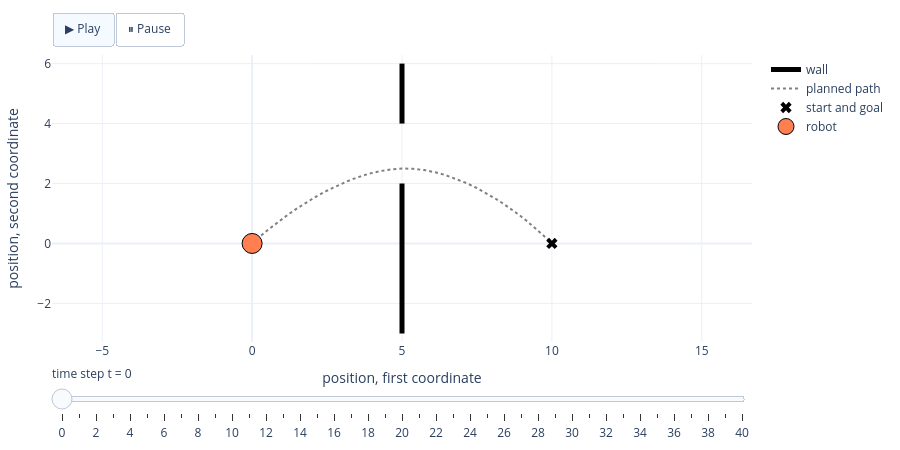
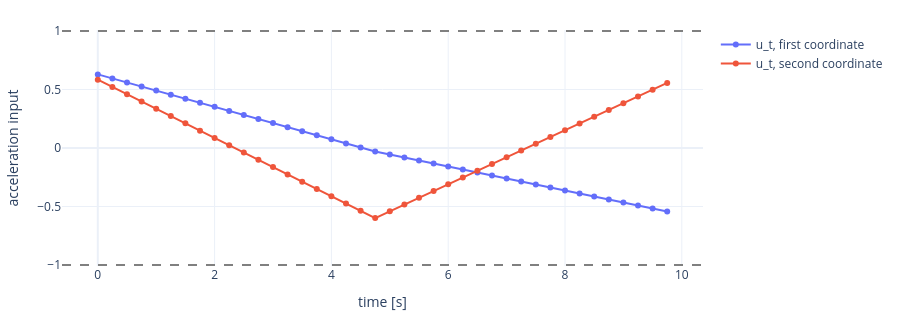

The notebook cell saved with these charts, in order:
### Markdown cell above
Run the next cell and press **▶ Play**.

### Code cell
# --- Watch the robot move ---
status = getattr(problem, "status", None)
assert status in ("optimal", "optimal_inaccurate"), f"Nothing to animate: problem status is {status}."
P = p.value
wall = dict(color="black", width=5)
door_lo, door_hi = gate_y[0] - 0.5, gate_y[1] + 0.5   # physical doorway, wider than the gate constraint
y_top = max(6.0, door_hi + 1.0)

fig = go.Figure(
    data=[go.Scatter(x=[gate_x, gate_x], y=[-3, door_lo], mode="lines", line=wall, name="wall"),
          go.Scatter(x=[gate_x, gate_x], y=[door_hi, y_top], mode="lines", line=wall, showlegend=False),
          go.Scatter(x=P[0], y=P[1], mode="lines", line=dict(color="gray", dash="dot"), name="planned path"),
          go.Scatter(x=[p_start[0], p_goal[0]], y=[p_start[1], p_goal[1]], mode="markers",
                     marker=dict(symbol="x", size=10, color="black"), name="start and goal"),
          go.Scatter(x=[P[0, 0]], y=[P[1, 0]], mode="markers", name="robot",
                     marker=dict(size=20, color="coral", line=dict(width=1, color="black")))],
    frames=[go.Frame(data=[go.Scatter(x=[P[0, t]], y=[P[1, t]])], traces=[4], name=str(t))
            for t in range(N + 1)],
)
fig.update_layout(
    height=450, xaxis=dict(range=[-1, 11], title="position, first coordinate"),
    yaxis=dict(range=[-3, y_top], title="position, second coordinate", scaleanchor="x", scaleratio=1),
    updatemenus=[dict(type="buttons", x=0, y=1.15, xanchor="left", direction="right", buttons=[
        dict(label="▶ Play", method="animate",
             args=[None, dict(frame=dict(duration=1000 * dt, redraw=False), fromcurrent=True,
                              transition=dict(duration=0))]),
        dict(label="⏸ Pause", method="animate",
             args=[[None], dict(frame=dict(duration=0, redraw=False), mode="immediate")])])],
    sliders=[dict(currentvalue=dict(prefix="time step t = "), steps=[
        dict(label=str(t), method="animate",
             args=[[str(t)], dict(frame=dict(duration=0, redraw=False), mode="immediate")])
        for t in range(N + 1)])],
)
fig.show()

# --- Inputs over time ---
time = dt * np.arange(N)
fig_u = go.Figure()
fig_u.add_trace(go.Scatter(x=time, y=u.value[0], mode="lines+markers", name="u_t, first coordinate"))
fig_u.add_trace(go.Scatter(x=time, y=u.value[1], mode="lines+markers", name="u_t, second coordinate"))
for s in (1, -1):
    fig_u.add_hline(y=s * u_max, line_dash="dash", line_color="gray")
fig_u.update_layout(height=320, xaxis_title="time [s]", yaxis_title="acceleration input")
fig_u.show()

### Figure 1 — Plotly figure (JSON) as saved in the notebook; plotly's stock layout.template omitted (floating-point values rounded to 4 significant figures)
{"data": [{"line": {"color": "black", "width": 5}, "mode": "lines", "name": "wall", "type": "scatter", "x": [5, 5], "y": [-3, 2]}, {"line": {"color": "black", "width": 5}, "mode": "lines", "showlegend": false, "type": "scatter", "x": [5, 5], "y": [4, 6]}, {"line": {"color": "gray", "dash": "dot"}, "mode": "lines", "name": "planned path", "type": "scatter", "x": [1.731e-16, 4.363e-16, 0.03933, 0.1158, 0.2273, 0.3716, 0.5465, 0.75, 0.9797, 1.234, 1.509, 1.805, 2.118, 2.447, 2.789, 3.143, 3.505, 3.874, 4.247, 4.624, 5.0, 5.375, 5.746, 6.112, 6.471, 6.822, 7.163, 7.493, 7.809, 8.111, 8.396, 8.664, 8.912, 9.139, 9.343, 9.522, 9.676, 9.803, 9.9, 9.966, 10.0], "y": [4.135e-09, 1.096e-08, 0.03652, 0.1057, 0.2035, 0.3262, 0.4699, 0.6306, 0.8045, 0.9876, 1.176, 1.366, 1.554, 1.735, 1.906, 2.063, 2.202, 2.319, 2.41, 2.472, 2.5, 2.491, 2.447, 2.374, 2.274, 2.151, 2.008, 1.85, 1.68, 1.501, 1.317, 1.132, 0.9486, 0.7715, 0.6039, 0.4494, 0.3117, 0.1942, 0.1007, 0.03478, 3.834e-09]}, {"marker": {"color": "black", "size": 10, "symbol": "x"}, "mode": "markers", "name": "start and goal", "type": "scatter", "x": [0, 10], "y": [0, 0]}, {"marker": {"color": "coral", "line": {"color": "black", "width": 1}, "size": 20}, "mode": "markers", "name": "robot", "type": "scatter", "x": [1.731e-16], "y": [4.135e-09]}], "layout": {"height": 450, "sliders": [{"currentvalue": {"prefix": "time step t = "}, "steps": [{"args": [["0"], {"frame": {"duration": 0, "redraw": false}, "mode": "immediate"}], "label": "0", "method": "animate"}, {"args": [["1"], {"frame": {"duration": 0, "redraw": false}, "mode": "immediate"}], "label": "1", "method": "animate"}, {"args": [["2"], {"frame": {"duration": 0, "redraw": false}, "mode": "immediate"}], "label": "2", "method": "animate"}, {"args": [["3"], {"frame": {"duration": 0, "redraw": false}, "mode": "immediate"}], "label": "3", "method": "animate"}, {"args": [["4"], {"frame": {"duration": 0, "redraw": false}, "mode": "immediate"}], "label": "4", "method": "animate"}, {"args": [["5"], {"frame": {"duration": 0, "redraw": false}, "mode": "immediate"}], "label": "5", "method": "animate"}, {"args": [["6"], {"frame": {"duration": 0, "redraw": false}, "mode": "immediate"}], "label": "6", "method": "animate"}, {"args": [["7"], {"frame": {"duration": 0, "redraw": false}, "mode": "immediate"}], "label": "7", "method": "animate"}, {"args": [["8"], {"frame": {"duration": 0, "redraw": false}, "mode": "immediate"}], "label": "8", "method": "animate"}, {"args": [["9"], {"frame": {"duration": 0, "redraw": false}, "mode": "immediate"}], "label": "9", "method": "animate"}, {"args": [["10"], {"frame": {"duration": 0, "redraw": false}, "mode": "immediate"}], "label": "10", "method": "animate"}, {"args": [["11"], {"frame": {"duration": 0, "redraw": false}, "mode": "immediate"}], "label": "11", "method": "animate"}, {"args": [["12"], {"frame": {"duration": 0, "redraw": false}, "mode": "immediate"}], "label": "12", "method": "animate"}, {"args": [["13"], {"frame": {"duration": 0, "redraw": false}, "mode": "immediate"}], "label": "13", "method": "animate"}, {"args": [["14"], {"frame": {"duration": 0, "redraw": false}, "mode": "immediate"}], "label": "14", "method": "animate"}, {"args": [["15"], {"frame": {"duration": 0, "redraw": false}, "mode": "immediate"}], "label": "15", "method": "animate"}, {"args": [["16"], {"frame": {"duration": 0, "redraw": false}, "mode": "immediate"}], "label": "16", "method": "animate"}, {"args": [["17"], {"frame": {"duration": 0, "redraw": false}, "mode": "immediate"}], "label": "17", "method": "animate"}, {"args": [["18"], {"frame": {"duration": 0, "redraw": false}, "mode": "immediate"}], "label": "18", "method": "animate"}, {"args": [["19"], {"frame": {"duration": 0, "redraw": false}, "mode": "immediate"}], "label": "19", "method": "animate"}, {"args": [["20"], {"frame": {"duration": 0, "redraw": false}, "mode": "immediate"}], "label": "20", "method": "animate"}, {"args": [["21"], {"frame": {"duration": 0, "redraw": false}, "mode": "immediate"}], "label": "21", "method": "animate"}, {"args": [["22"], {"frame": {"duration": 0, "redraw": false}, "mode": "immediate"}], "label": "22", "method": "animate"}, {"args": [["23"], {"frame": {"duration": 0, "redraw": false}, "mode": "immediate"}], "label": "23", "method": "animate"}, {"args": [["24"], {"frame": {"duration": 0, "redraw": false}, "mode": "immediate"}], "label": "24", "method": "animate"}, {"args": [["25"], {"frame": {"duration": 0, "redraw": false}, "mode": "immediate"}], "label": "25", "method": "animate"}, {"args": [["26"], {"frame": {"duration": 0, "redraw": false}, "mode": "immediate"}], "label": "26", "method": "animate"}, {"args": [["27"], {"frame": {"duration": 0, "redraw": false}, "mode": "immediate"}], "label": "27", "method": "animate"}, {"args": [["28"], {"frame": {"duration": 0, "redraw": false}, "mode": "immediate"}], "label": "28", "method": "animate"}, {"args": [["29"], {"frame": {"duration": 0, "redraw": false}, "mode": "immediate"}], "label": "29", "method": "animate"}, {"args": [["30"], {"frame": {"duration": 0, "redraw": false}, "mode": "immediate"}], "label": "30", "method": "animate"}, {"args": [["31"], {"frame": {"duration": 0, "redraw": false}, "mode": "immediate"}], "label": "31", "method": "animate"}, {"args": [["32"], {"frame": {"duration": 0, "redraw": false}, "mode": "immediate"}], "label": "32", "method": "animate"}, {"args": [["33"], {"frame": {"duration": 0, "redraw": false}, "mode": "immediate"}], "label": "33", "method": "animate"}, {"args": [["34"], {"frame": {"duration": 0, "redraw": false}, "mode": "immediate"}], "label": "34", "method": "animate"}, {"args": [["35"], {"frame": {"duration": 0, "redraw": false}, "mode": "immediate"}], "label": "35", "method": "animate"}, {"args": [["36"], {"frame": {"duration": 0, "redraw": false}, "mode": "immediate"}], "label": "36", "method": "animate"}, {"args": [["37"], {"frame": {"duration": 0, "redraw": false}, "mode": "immediate"}], "label": "37", "method": "animate"}, {"args": [["38"], {"frame": {"duration": 0, "redraw": false}, "mode": "immediate"}], "label": "38", "method": "animate"}, {"args": [["39"], {"frame": {"duration": 0, "redraw": false}, "mode": "immediate"}], "label": "39", "method": "animate"}, {"args": [["40"], {"frame": {"duration": 0, "redraw": false}, "mode": "immediate"}], "label": "40", "method": "animate"}]}], "updatemenus": [{"buttons": [{"args": [null, {"frame": {"duration": 250, "redraw": false}, "fromcurrent": true, "transition": {"duration": 0}}], "label": "▶ Play", "method": "animate"}, {"args": [[null], {"frame": {"duration": 0, "redraw": false}, "mode": "immediate"}], "label": "⏸ Pause", "method": "animate"}], "direction": "right", "type": "buttons", "x": 0, "xanchor": "left", "y": 1.15}], "xaxis": {"range": [-1, 11], "title": {"text": "position, first coordinate"}}, "yaxis": {"range": [-3, 6], "scaleanchor": "x", "scaleratio": 1, "title": {"text": "position, second coordinate"}}}}

### Figure 2 — Plotly figure (JSON) as saved in the notebook; plotly's stock layout.template omitted (floating-point values rounded to 4 significant figures)
{"data": [{"mode": "lines+markers", "name": "u_t, first coordinate", "type": "scatter", "x": [0.0, 0.25, 0.5, 0.75, 1.0, 1.25, 1.5, 1.75, 2.0, 2.25, 2.5, 2.75, 3.0, 3.25, 3.5, 3.75, 4.0, 4.25, 4.5, 4.75, 5.0, 5.25, 5.5, 5.75, 6.0, 6.25, 6.5, 6.75, 7.0, 7.25, 7.5, 7.75, 8.0, 8.25, 8.5, 8.75, 9.0, 9.25, 9.5, 9.75], "y": [0.6292, 0.5945, 0.5598, 0.5251, 0.4904, 0.4557, 0.4211, 0.3864, 0.3517, 0.317, 0.2823, 0.2476, 0.2129, 0.1782, 0.1435, 0.1088, 0.07412, 0.03942, 0.004731, -0.02996, -0.05564, -0.08133, -0.107, -0.1327, -0.1584, -0.1841, -0.2097, -0.2354, -0.2611, -0.2868, -0.3125, -0.3381, -0.3638, -0.3895, -0.4152, -0.4409, -0.4666, -0.4922, -0.5179, -0.5436]}, {"mode": "lines+markers", "name": "u_t, second coordinate", "type": "scatter", "x": [0.0, 0.25, 0.5, 0.75, 1.0, 1.25, 1.5, 1.75, 2.0, 2.25, 2.5, 2.75, 3.0, 3.25, 3.5, 3.75, 4.0, 4.25, 4.5, 4.75, 5.0, 5.25, 5.5, 5.75, 6.0, 6.25, 6.5, 6.75, 7.0, 7.25, 7.5, 7.75, 8.0, 8.25, 8.5, 8.75, 9.0, 9.25, 9.5, 9.75], "y": [0.5843, 0.522, 0.4597, 0.3974, 0.3351, 0.2728, 0.2105, 0.1482, 0.08594, 0.02365, -0.03864, -0.1009, -0.1632, -0.2255, -0.2878, -0.3501, -0.4124, -0.4747, -0.537, -0.5992, -0.5415, -0.4837, -0.4259, -0.3681, -0.3103, -0.2525, -0.1948, -0.137, -0.07919, -0.0214, 0.03638, 0.09417, 0.152, 0.2097, 0.2675, 0.3253, 0.3831, 0.4409, 0.4987, 0.5564]}], "layout": {"height": 320, "shapes": [{"line": {"color": "gray", "dash": "dash"}, "type": "line", "x0": 0, "x1": 1, "xref": "x domain", "y0": 1, "y1": 1, "yref": "y"}, {"line": {"color": "gray", "dash": "dash"}, "type": "line", "x0": 0, "x1": 1, "xref": "x domain", "y0": -1, "y1": -1, "yref": "y"}], "xaxis": {"title": {"text": "time [s]"}}, "yaxis": {"title": {"text": "acceleration input"}}}}
